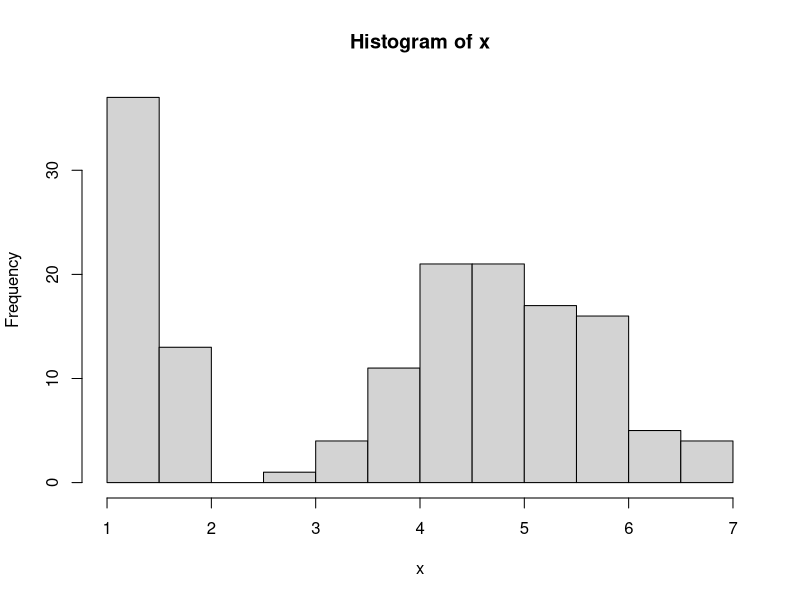
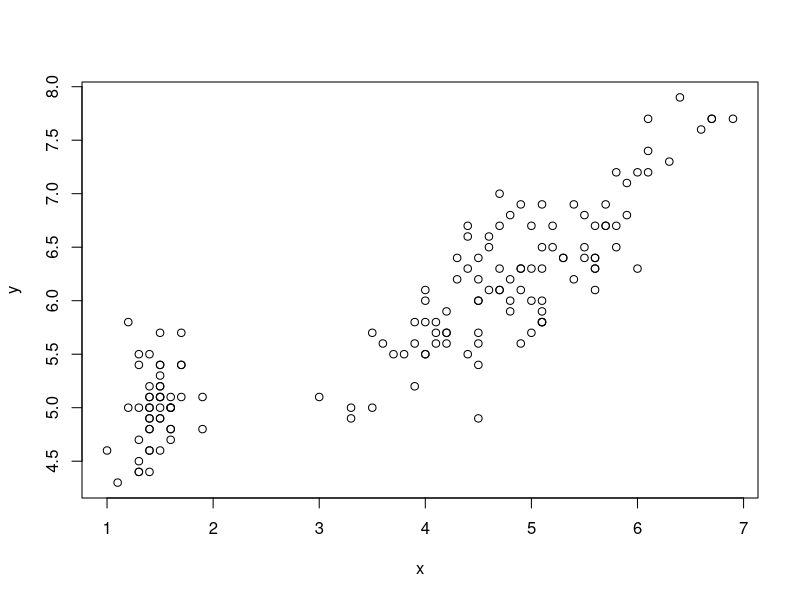
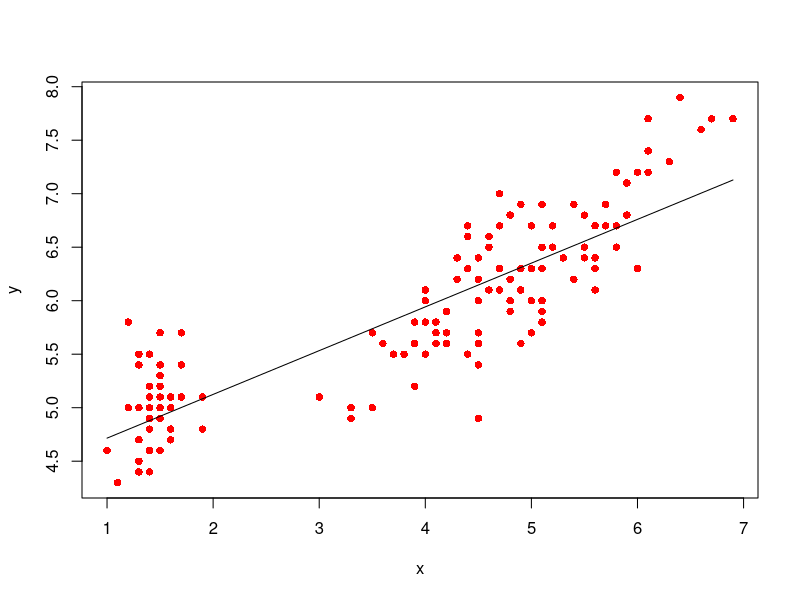

These figures' R source, in order:
#Codigo para problema 2
mis_dades <- iris
mis_dades
x<-mis_dades$Petal.Length
mean(x)#media
sd(x)#distania típica
#histograma
hist(x)

y <- mis_dades$Sepal.Length
mean(y)
#grafico x,y
plot(x,y)
#sacar m
m<- sum((x-mean(x))*(y-mean(y)))/sum((x-mean(x))^2)
m
#sacar b
b<- mean(y)-m*mean(x)
b
#prediccion
m*1.5+b
####
mod<-lm(y~x)
mod
summary(mod)
#predicciones
data.frame(x=1.5)
predict(mod, data.frame(x=1.5))

data.frame(x=x)
ypred<-predict(mod, data.frame(x=x))
#grafico
plot(x,y, col="red",pch=16)
lines(x,ypred)
# R^2
Rsq<- sum((ypred-mean(y))^2)/sum((y-mean(y))^2)
Rsq

summary(mod)
